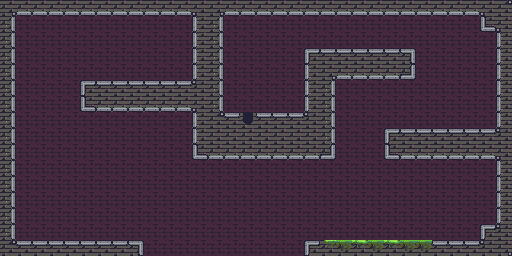

Below is a game level as drawn by its tile map, then a one-line description and the .tmx that defines it (tile-layer data replaced by summaries):
An orthogonal 32x16 tile map with 16x16 px tiles, 2 tile layers (background, level_base1), 4 tilesets and 78 objects (player_spawn).

<map version="1.5" tiledversion="1.7.2" orientation="orthogonal" renderorder="right-down" width="32" height="16" tilewidth="16" tileheight="16" infinite="0" nextlayerid="9" nextobjectid="132">
 <editorsettings>
  <export target="map1.lua" format="lua" />
 </editorsettings>
 <tileset firstgid="1" source="map_tilesheet.tsx" />
 <tileset firstgid="257" source="collectable.tsx" />
 <tileset firstgid="264" source="flag.tsx" />
 <tileset firstgid="269" source="flame.tsx" />
 <objectgroup id="3" name="base" offsetx="28.5" offsety="83.5">
  <object id="1" name="player_spawn" x="26" y="148.333">
   <point />
  </object>
 </objectgroup>
 <layer id="7" name="background" width="32" height="16">
  <data>[512 cells, 512 non-empty, 1 distinct tile ids]</data>
 </layer>
 <layer id="1" name="level_base1" width="32" height="16">
  <data>[512 cells, 512 non-empty, 18 distinct tile ids]</data>
 </layer>
 <objectgroup id="6" name="deco_front">
  <object id="55" gid="268" x="32" y="240" width="16" height="20" />
  <object id="56" gid="268" x="256" y="112" width="16" height="20" />
 </objectgroup>
 <objectgroup id="8" name="deco_back">
  <object id="57" gid="269" x="352" y="192" width="16" height="16" />
  <object id="58" gid="269" x="352" y="160" width="16" height="16" />
  <object id="59" gid="269" x="352" y="128" width="16" height="16" />
  <object id="60" gid="269" x="368" y="112" width="16" height="16" />
  <object id="61" gid="269" x="144" y="240" width="16" height="16" />
  <object id="62" gid="269" x="288" y="240" width="16" height="16" />
  <object id="63" gid="269" x="256" y="224" width="16" height="16" />
  <object id="64" gid="269" x="192" y="224" width="16" height="16" />
  <object id="65" gid="269" x="224" y="208" width="16" height="16" />
  <object id="120" gid="269" x="400" y="112" width="16" height="16" />
  <object id="121" gid="269" x="432" y="112" width="16" height="16" />
  <object id="122" gid="269" x="384" y="48" width="16" height="16" />
  <object id="123" gid="269" x="336" y="48" width="16" height="16" />
  <object id="124" gid="269" x="288" y="48" width="16" height="16" />
  <object id="125" gid="269" x="432" y="64" width="16" height="16" />
  <object id="126" gid="269" x="64" y="144" width="16" height="16" />
  <object id="127" gid="269" x="32" y="112" width="16" height="16" />
  <object id="128" gid="269" x="32" y="80" width="16" height="16" />
  <object id="129" gid="269" x="32" y="48" width="16" height="16" />
  <object id="130" gid="269" x="64" y="48" width="16" height="16" />
  <object id="131" gid="269" x="64" y="80" width="16" height="16" />
 </objectgroup>
 <objectgroup id="5" name="collectable">
  <object id="66" gid="257" x="128" y="240" width="16" height="16" />
  <object id="67" gid="257" x="144" y="224" width="16" height="16" />
  <object id="68" gid="257" x="160" y="224" width="16" height="16" />
  <object id="69" gid="257" x="176" y="224" width="16" height="16" />
  <object id="70" gid="257" x="192" y="208" width="16" height="16" />
  <object id="71" gid="257" x="208" y="208" width="16" height="16" />
  <object id="72" gid="257" x="224" y="192" width="16" height="16" />
  <object id="73" gid="257" x="240" y="208" width="16" height="16" />
  <object id="74" gid="257" x="256" y="208" width="16" height="16" />
  <object id="75" gid="257" x="272" y="224" width="16" height="16" />
  <object id="76" gid="257" x="288" y="224" width="16" height="16" />
  <object id="77" gid="257" x="304" y="240" width="16" height="16" />
  <object id="78" gid="261" x="224" y="208" width="16" height="16" />
  <object id="79" gid="257" x="149" y="67.5" width="16" height="16" />
  <object id="80" gid="257" x="140" y="56.5" width="16" height="16" />
  <object id="81" gid="257" x="103.5" y="64.5" width="16" height="16" />
  <object id="82" gid="257" x="136.5" y="74.5" width="16" height="16" />
  <object id="83" gid="257" x="160.5" y="61.5" width="16" height="16" />
  <object id="84" gid="257" x="139.5" y="52" width="16" height="16" />
  <object id="85" gid="257" x="119.5" y="55" width="16" height="16" />
  <object id="86" gid="257" x="129" y="66" width="16" height="16" />
  <object id="87" gid="257" x="165" y="55.5" width="16" height="16" />
  <object id="88" gid="257" x="165" y="40" width="16" height="16" />
  <object id="89" gid="257" x="169.5" y="51.5" width="16" height="16" />
  <object id="90" gid="257" x="139.5" y="63.5" width="16" height="16" />
  <object id="91" gid="257" x="112.5" y="57.5" width="16" height="16" />
  <object id="92" gid="257" x="126" y="41.5" width="16" height="16" />
  <object id="93" gid="257" x="144.5" y="46.5" width="16" height="16" />
  <object id="94" gid="257" x="150.5" y="61.5" width="16" height="16" />
  <object id="95" gid="257" x="157" y="74.5" width="16" height="16" />
  <object id="96" gid="257" x="167.5" y="63" width="16" height="16" />
  <object id="97" gid="257" x="166" y="50.5" width="16" height="16" />
  <object id="98" gid="257" x="166" y="40.5" width="16" height="16" />
  <object id="99" gid="257" x="141.5" y="47" width="16" height="16" />
  <object id="100" gid="257" x="107.5" y="56" width="16" height="16" />
  <object id="101" gid="257" x="90" y="64.5" width="16" height="16" />
  <object id="102" gid="257" x="122.5" y="75" width="16" height="16" />
  <object id="103" gid="257" x="149.5" y="75" width="16" height="16" />
  <object id="104" gid="257" x="160" y="75" width="16" height="16" />
  <object id="105" gid="257" x="157.5" y="74" width="16" height="16" />
  <object id="106" gid="257" x="152.5" y="48" width="16" height="16" />
  <object id="107" gid="257" x="153.5" y="62.5" width="16" height="16" />
  <object id="108" gid="257" x="125" y="54.5" width="16" height="16" />
  <object id="109" gid="257" x="96" y="52" width="16" height="16" />
  <object id="110" gid="257" x="93" y="64.5" width="16" height="16" />
  <object id="111" gid="257" x="100" y="75" width="16" height="16" />
  <object id="112" gid="257" x="119.5" y="75" width="16" height="16" />
  <object id="113" gid="257" x="119.5" y="75" width="16" height="16" />
  <object id="114" gid="257" x="133.5" y="75" width="16" height="16" />
  <object id="115" gid="257" x="172.5" y="74.5" width="16" height="16" />
  <object id="116" gid="257" x="175" y="78" width="16" height="16" />
  <object id="117" gid="263" x="352" y="176" width="16" height="16" />
  <object id="118" gid="263" x="64" y="112" width="16" height="16" />
  <object id="119" gid="263" x="416" y="48" width="16" height="16" />
 </objectgroup>
</map>
